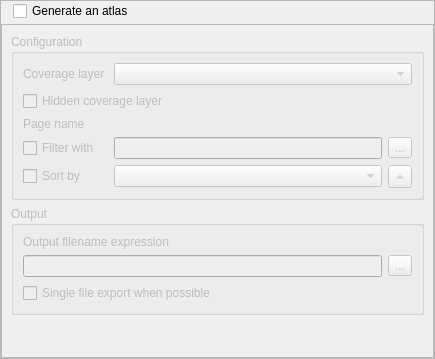
<?xml version="1.0" encoding="UTF-8"?>
<ui version="4.0">
 <class>QgsAtlasCompositionWidgetBase</class>
 <widget class="QWidget" name="QgsAtlasCompositionWidgetBase">
  <property name="geometry">
   <rect>
    <x>0</x>
    <y>0</y>
    <width>435</width>
    <height>359</height>
   </rect>
  </property>
  <property name="sizePolicy">
   <sizepolicy hsizetype="Expanding" vsizetype="Expanding">
    <horstretch>0</horstretch>
    <verstretch>0</verstretch>
   </sizepolicy>
  </property>
  <property name="windowTitle">
   <string>Atlas Generation</string>
  </property>
  <layout class="QVBoxLayout" name="verticalLayout">
   <property name="spacing">
    <number>0</number>
   </property>
   <property name="leftMargin">
    <number>0</number>
   </property>
   <property name="topMargin">
    <number>0</number>
   </property>
   <property name="rightMargin">
    <number>0</number>
   </property>
   <property name="bottomMargin">
    <number>0</number>
   </property>
   <item>
    <widget class="QFrame" name="verticalFrame">
     <property name="frameShape">
      <enum>QFrame::StyledPanel</enum>
     </property>
     <layout class="QGridLayout" name="gridLayout">
      <property name="leftMargin">
       <number>0</number>
      </property>
      <property name="topMargin">
       <number>0</number>
      </property>
      <property name="rightMargin">
       <number>0</number>
      </property>
      <property name="bottomMargin">
       <number>0</number>
      </property>
      <property name="horizontalSpacing">
       <number>0</number>
      </property>
      <property name="verticalSpacing">
       <number>3</number>
      </property>
      <item row="0" column="1">
       <widget class="QCheckBox" name="mUseAtlasCheckBox">
        <property name="text">
         <string>Generate an atlas</string>
        </property>
       </widget>
      </item>
      <item row="0" column="2">
       <spacer name="horizontalSpacer">
        <property name="orientation">
         <enum>Qt::Horizontal</enum>
        </property>
        <property name="sizeHint" stdset="0">
         <size>
          <width>40</width>
          <height>20</height>
         </size>
        </property>
       </spacer>
      </item>
      <item row="0" column="0">
       <spacer name="horizontalSpacer_2">
        <property name="orientation">
         <enum>Qt::Horizontal</enum>
        </property>
        <property name="sizeType">
         <enum>QSizePolicy::Fixed</enum>
        </property>
        <property name="sizeHint" stdset="0">
         <size>
          <width>12</width>
          <height>20</height>
         </size>
        </property>
       </spacer>
      </item>
      <item row="1" column="0" colspan="3">
       <widget class="QgsScrollArea" name="scrollArea">
        <property name="focusPolicy">
         <enum>Qt::WheelFocus</enum>
        </property>
        <property name="widgetResizable">
         <bool>true</bool>
        </property>
        <widget class="QWidget" name="scrollAreaWidgetContents">
         <property name="enabled">
          <bool>true</bool>
         </property>
         <property name="geometry">
          <rect>
           <x>0</x>
           <y>0</y>
           <width>431</width>
           <height>330</height>
          </rect>
         </property>
         <layout class="QVBoxLayout" name="mainLayout">
          <property name="bottomMargin">
           <number>0</number>
          </property>
          <item>
           <widget class="QgsCollapsibleGroupBoxBasic" name="mConfigurationGroup">
            <property name="enabled">
             <bool>false</bool>
            </property>
            <property name="focusPolicy">
             <enum>Qt::StrongFocus</enum>
            </property>
            <property name="title">
             <string>Configuration</string>
            </property>
            <property name="checkable">
             <bool>false</bool>
            </property>
            <property name="syncGroup" stdset="0">
             <string notr="true">composeritem</string>
            </property>
            <property name="collapsed" stdset="0">
             <bool>false</bool>
            </property>
            <layout class="QGridLayout" name="gridLayout_2" columnstretch="0,1,0">
             <item row="4" column="2">
              <widget class="QToolButton" name="mAtlasSortFeatureDirectionButton">
               <property name="toolTip">
                <string>Sort direction</string>
               </property>
               <property name="text">
                <string>...</string>
               </property>
               <property name="arrowType">
                <enum>Qt::UpArrow</enum>
               </property>
              </widget>
             </item>
             <item row="4" column="1">
              <widget class="QgsFieldComboBox" name="mAtlasSortFeatureKeyComboBox"/>
             </item>
             <item row="3" column="0">
              <widget class="QCheckBox" name="mAtlasFeatureFilterCheckBox">
               <property name="text">
                <string>Filter with</string>
               </property>
              </widget>
             </item>
             <item row="3" column="2">
              <widget class="QToolButton" name="mAtlasFeatureFilterButton">
               <property name="text">
                <string>...</string>
               </property>
               <property name="icon">
                <iconset resource="../../../images/images.qrc">
                 <normaloff>:/images/themes/default/mIconExpression.svg</normaloff>:/images/themes/default/mIconExpression.svg</iconset>
               </property>
              </widget>
             </item>
             <item row="1" column="0" colspan="3">
              <widget class="QCheckBox" name="mAtlasHideCoverageCheckBox">
               <property name="text">
                <string>Hidden coverage layer</string>
               </property>
              </widget>
             </item>
             <item row="0" column="0">
              <widget class="QLabel" name="mHorizontalAlignementLabel">
               <property name="text">
                <string>Coverage layer </string>
               </property>
              </widget>
             </item>
             <item row="2" column="0">
              <widget class="QLabel" name="label">
               <property name="text">
                <string>Page name</string>
               </property>
              </widget>
             </item>
             <item row="3" column="1">
              <widget class="QLineEdit" name="mAtlasFeatureFilterEdit"/>
             </item>
             <item row="0" column="1" colspan="2">
              <widget class="QgsMapLayerComboBox" name="mAtlasCoverageLayerComboBox">
               <property name="sizePolicy">
                <sizepolicy hsizetype="Expanding" vsizetype="Fixed">
                 <horstretch>0</horstretch>
                 <verstretch>0</verstretch>
                </sizepolicy>
               </property>
              </widget>
             </item>
             <item row="2" column="1" colspan="2">
              <widget class="QgsFieldExpressionWidget" name="mPageNameWidget" native="true">
               <property name="sizePolicy">
                <sizepolicy hsizetype="Expanding" vsizetype="Preferred">
                 <horstretch>0</horstretch>
                 <verstretch>0</verstretch>
                </sizepolicy>
               </property>
               <property name="maximumSize">
                <size>
                 <width>16777215</width>
                 <height>16777215</height>
                </size>
               </property>
              </widget>
             </item>
             <item row="4" column="0">
              <widget class="QCheckBox" name="mAtlasSortFeatureCheckBox">
               <property name="sizePolicy">
                <sizepolicy hsizetype="Maximum" vsizetype="Fixed">
                 <horstretch>0</horstretch>
                 <verstretch>0</verstretch>
                </sizepolicy>
               </property>
               <property name="text">
                <string>Sort by</string>
               </property>
              </widget>
             </item>
            </layout>
           </widget>
          </item>
          <item>
           <widget class="QgsCollapsibleGroupBoxBasic" name="mOutputGroup">
            <property name="enabled">
             <bool>false</bool>
            </property>
            <property name="focusPolicy">
             <enum>Qt::StrongFocus</enum>
            </property>
            <property name="title">
             <string>Output</string>
            </property>
            <property name="checkable">
             <bool>false</bool>
            </property>
            <property name="syncGroup" stdset="0">
             <string notr="true">composeritem</string>
            </property>
            <property name="collapsed" stdset="0">
             <bool>false</bool>
            </property>
            <layout class="QGridLayout" name="gridLayout_3">
             <item row="0" column="0" colspan="2">
              <widget class="QLabel" name="label_4">
               <property name="text">
                <string>Output filename expression</string>
               </property>
              </widget>
             </item>
             <item row="1" column="2">
              <widget class="QToolButton" name="mAtlasFilenameExpressionButton">
               <property name="text">
                <string>...</string>
               </property>
               <property name="icon">
                <iconset resource="../../../images/images.qrc">
                 <normaloff>:/images/themes/default/mIconExpression.svg</normaloff>:/images/themes/default/mIconExpression.svg</iconset>
               </property>
              </widget>
             </item>
             <item row="1" column="0" colspan="2">
              <widget class="QLineEdit" name="mAtlasFilenamePatternEdit"/>
             </item>
             <item row="2" column="0" colspan="3">
              <widget class="QCheckBox" name="mAtlasSingleFileCheckBox">
               <property name="text">
                <string>Single file export when possible</string>
               </property>
              </widget>
             </item>
            </layout>
           </widget>
          </item>
          <item>
           <spacer name="verticalSpacer">
            <property name="orientation">
             <enum>Qt::Vertical</enum>
            </property>
            <property name="sizeHint" stdset="0">
             <size>
              <width>20</width>
              <height>40</height>
             </size>
            </property>
           </spacer>
          </item>
         </layout>
        </widget>
       </widget>
      </item>
     </layout>
    </widget>
   </item>
  </layout>
 </widget>
 <customwidgets>
  <customwidget>
   <class>QgsScrollArea</class>
   <extends>QScrollArea</extends>
   <header>qgsscrollarea.h</header>
   <container>1</container>
  </customwidget>
  <customwidget>
   <class>QgsMapLayerComboBox</class>
   <extends>QComboBox</extends>
   <header location="global">qgsmaplayercombobox.h</header>
  </customwidget>
  <customwidget>
   <class>QgsCollapsibleGroupBoxBasic</class>
   <extends>QGroupBox</extends>
   <header>qgscollapsiblegroupbox.h</header>
   <container>1</container>
  </customwidget>
  <customwidget>
   <class>QgsFieldComboBox</class>
   <extends>QComboBox</extends>
   <header location="global">qgsfieldcombobox.h</header>
  </customwidget>
  <customwidget>
   <class>QgsFieldExpressionWidget</class>
   <extends>QWidget</extends>
   <header>qgsfieldexpressionwidget.h</header>
  </customwidget>
 </customwidgets>
 <tabstops>
  <tabstop>mUseAtlasCheckBox</tabstop>
  <tabstop>mConfigurationGroup</tabstop>
  <tabstop>mAtlasCoverageLayerComboBox</tabstop>
  <tabstop>mAtlasHideCoverageCheckBox</tabstop>
  <tabstop>mAtlasFeatureFilterCheckBox</tabstop>
  <tabstop>mAtlasFeatureFilterEdit</tabstop>
  <tabstop>mAtlasFeatureFilterButton</tabstop>
  <tabstop>mAtlasSortFeatureCheckBox</tabstop>
  <tabstop>mAtlasSortFeatureKeyComboBox</tabstop>
  <tabstop>mAtlasSortFeatureDirectionButton</tabstop>
  <tabstop>mOutputGroup</tabstop>
  <tabstop>mAtlasFilenamePatternEdit</tabstop>
  <tabstop>mAtlasFilenameExpressionButton</tabstop>
  <tabstop>mAtlasSingleFileCheckBox</tabstop>
  <tabstop>scrollArea</tabstop>
 </tabstops>
 <resources>
  <include location="../../../images/images.qrc"/>
 </resources>
 <connections/>
</ui>
